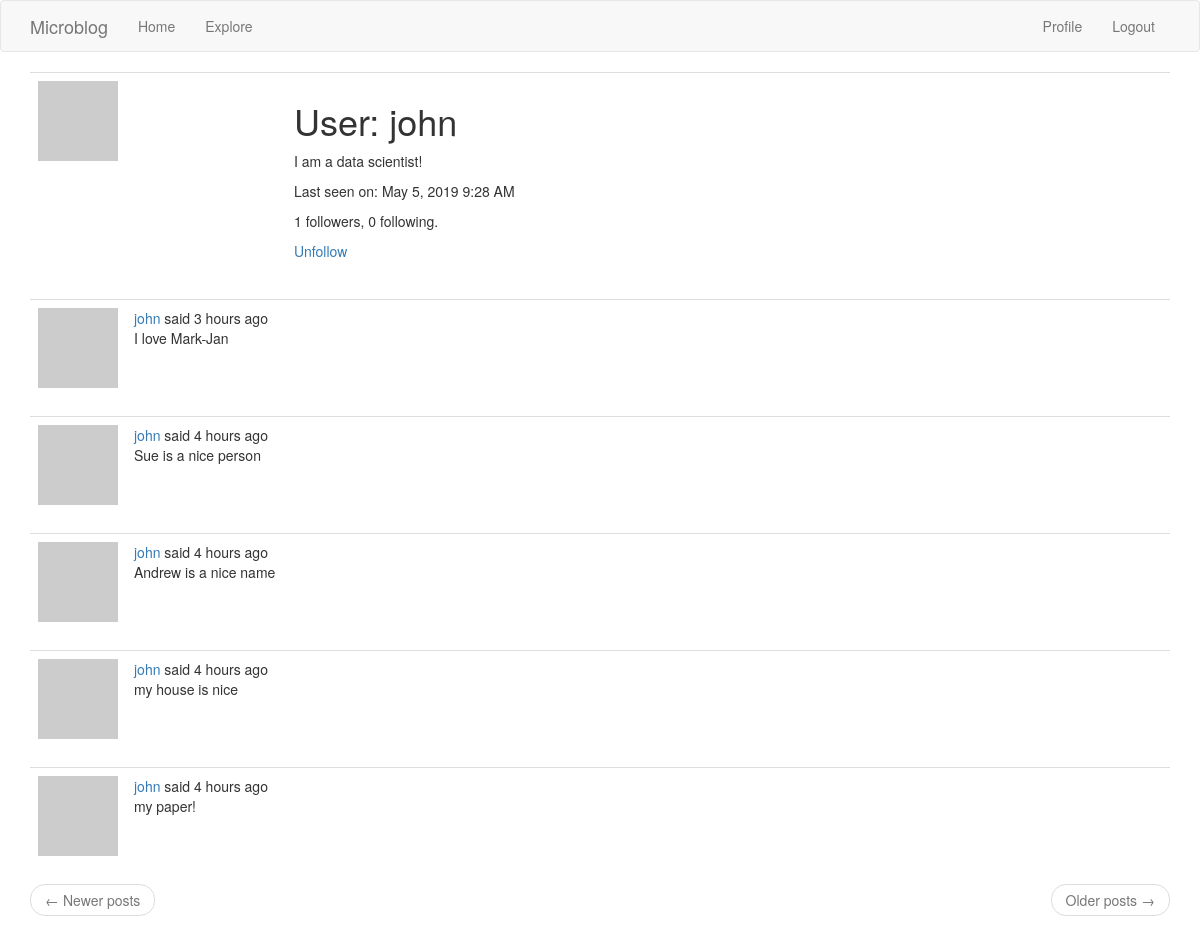
/user/john (signed in), run on the app's committed database.
### app/models.py (models this page shows, shortened)
class User(UserMixin, db.Model):
    id = db.Column(db.Integer, primary_key=True)
    username = db.Column(db.String(64), index=True, unique=True)
    email = db.Column(db.String(120), index=True, unique=True)
    password_hash = db.Column(db.String(128))
    posts = db.relationship('Post', backref='author', lazy='dynamic')
    about_me = db.Column(db.String(140))
    last_seen = db.Column(db.DateTime, default=datetime.utcnow)
    followed = db.relationship(
        'User', secondary=followers,
        primaryjoin=(followers.c.follower_id == id),
        secondaryjoin=(followers.c.followed_id == id),
        backref=db.backref('followers', lazy='dynamic'), lazy='dynamic')
    def avatar(self, size):
        digest = md5(self.email.lower().encode('utf-8')).hexdigest()
        return 'https://www.gravatar.com/avatar/{}?d=identicon&s={}'.format(
            digest, size
        )
    def is_following(self, user):
        return self.followed.filter(
            followers.c.followed_id == user.id).count() > 0

class Post(db.Model):
    id = db.Column(db.Integer, primary_key=True)
    body = db.Column(db.String(140))
    timestamp = db.Column(db.DateTime, index=True, default=datetime.utcnow)
    user_id = db.Column(db.Integer, db.ForeignKey('user.id'))

### app/routes.py (the view)
@app.route('/user/<username>')
@login_required
def user(username):
    user = User.query.filter_by(username=username).first_or_404()
    page = request.args.get('page', 1, type=int)
    posts = user.posts.order_by(Post.timestamp.desc()).paginate(
        page, app.config['POSTS_PER_PAGE'], False)
    next_url = url_for('user', username=user.username, page=posts.next_num) \
        if posts.has_next else None
    prev_url = url_for('user', username=user.username, page=posts.prev_num) \
        if posts.has_prev else None
    return render_template('user.html', user=user, posts=posts.items,
        next_url=next_url, prev_url=prev_url)

### app/models.py (called while the page is built)
@login.user_loader
def load_user(id):
    return User.query.get(int(id))

### app/routes.py (called while the page is built)
@app.before_request
def before_request():
    if current_user.is_authenticated:
        current_user.last_seen = datetime.utcnow()
        db.session.commit()

### app/templates/user.html
{% extends "base.html" %}
{% block app_content %}
    <table class="table table-hover">
        <tr>
            <td width="256px"><img src="{{ user.avatar(256) }}"></td>
            <td>
                <h1>User: {{ user.username }}</h1>
                {% if user.about_me %}<p>{{ user.about_me }}</p>{% endif %}
                {% if user.last_seen %}
                <p>Last seen on: {{ moment(user.last_seen).format('LLL') }}</p>
                {% endif %}
                <p>{{ user.followers.count() }} followers, {{ user.followed.count() }} following.</p>
                {% if user == current_user %}
                <p><a href="{{ url_for('edit_profile') }}">Edit your profile</a></p>
                {% elif not current_user.is_following(user) %}
                <p><a href="{{ url_for('follow', username=user.username) }}">Follow</a></p>
                {% else %}
                <p><a href="{{ url_for('unfollow', username=user.username) }}">Unfollow</a></p>
                {% endif %}
            </td>
        </tr>
    </table>
    {% for post in posts %}
        {% include '_post.html' %}
    {% endfor %}
    <nav aria-label="...">
        <ul class="pager">
            <li class="previous{% if not prev_url %} disabled{% endif %}">
                <a href="{{ prev_url or '#' }}">
                    <span aria-hidden="true">&larr;</span> Newer posts
                </a>
            </li>
            <li class="next{% if not next_url %} disabled{% endif %}">
                <a href="{{ next_url or '#' }}">
                    Older posts <span aria-hidden="true">&rarr;</span>
                </a>
            </li>
        </ul>
    </nav>
{% endblock %}

### app/templates/_post.html
<table class="table table-hover">
    <tr>
        <td width="70px">
            <a href="{{ url_for('user', username=post.author.username) }}">
                <img src="{{ post.author.avatar(36) }}" />
            </a>
        </td>
        <td>
            <a href="{{ url_for('user', username=post.author.username) }}">
                {{ post.author.username }}
            </a>
             said {{ moment(post.timestamp).fromNow() }}
             <br>
             {{ post.body }}
        </td>
    </tr>
</table>

### data on the page
User: username "john", about_me "I am a data scientist!", last_seen "May 5, 2019 9:28 AM"
Post: author.username "john", timestamp "3 hours ago", body "I love Mark-Jan"
Post: author.username "john", timestamp "4 hours ago", body "Sue is a nice person"
Post: author.username "john", timestamp "4 hours ago", body "Andrew is a nice name"
Post: author.username "john", timestamp "4 hours ago", body "my house is nice"
Post: author.username "john", timestamp "4 hours ago", body "my paper!"

### other printed values
{{ user.followers.count() }} "1"
{{ user.followed.count() }} "0"
